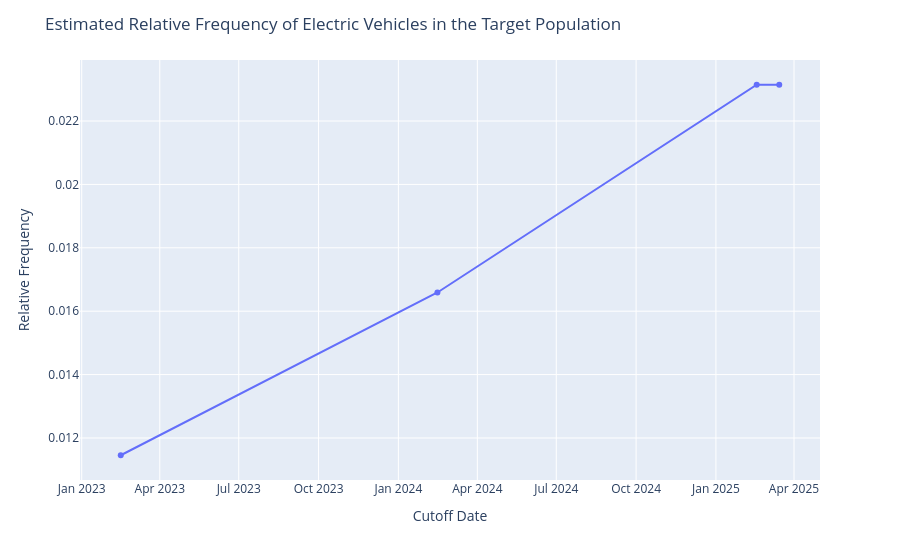

Source (notebook cell):
### Code cell
#| warning: false
#| label: fig-elec
#| fig-cap: Values for the first three dates are calculated by dividing the number all-electric vehicle registrations by the total number of registrations at the given date cutoff.  The value for the last date is a constant extrapolation. 
x = elec_regs.select("cutoff_date").collect().to_series()
x.extend(pl.Series([date(2025, 3, 15)]))
y = elec_regs.select("p").collect().to_series()
y.extend(y.tail(1))
fig = px.line(
    x=x, 
    y=y, 
    markers="lines+markers"
)
fig.update_layout(
    title="Estimated Relative Frequency of Electric Vehicles in the Target Population",
    xaxis=dict(title="Cutoff Date"),
    yaxis=dict(title="Relative Frequency")
)

### Figure 1 — Plotly figure (JSON) as saved in the notebook; plotly's stock layout.template omitted (floating-point values rounded to 4 significant figures)
{"data": [{"hovertemplate": "x=%{x}<br>y=%{y}<extra></extra>", "legendgroup": "", "line": {"color": "#636efa", "dash": "solid"}, "marker": {"symbol": "circle"}, "mode": "lines+markers", "name": "", "orientation": "v", "showlegend": false, "type": "scatter", "x": ["2023-02-15T00:00:00", "2024-02-15T00:00:00", "2025-02-17T00:00:00", "2025-03-15T00:00:00"], "xaxis": "x", "y": [0.01145, 0.01659, 0.02315, 0.02315], "yaxis": "y"}], "layout": {"legend": {"tracegroupgap": 0}, "margin": {"t": 60}, "title": {"text": "Estimated Relative Frequency of Electric Vehicles in the Target Population"}, "xaxis": {"anchor": "y", "domain": [0, 1], "title": {"text": "Cutoff Date"}}, "yaxis": {"anchor": "x", "domain": [0, 1], "title": {"text": "Relative Frequency"}}}}
